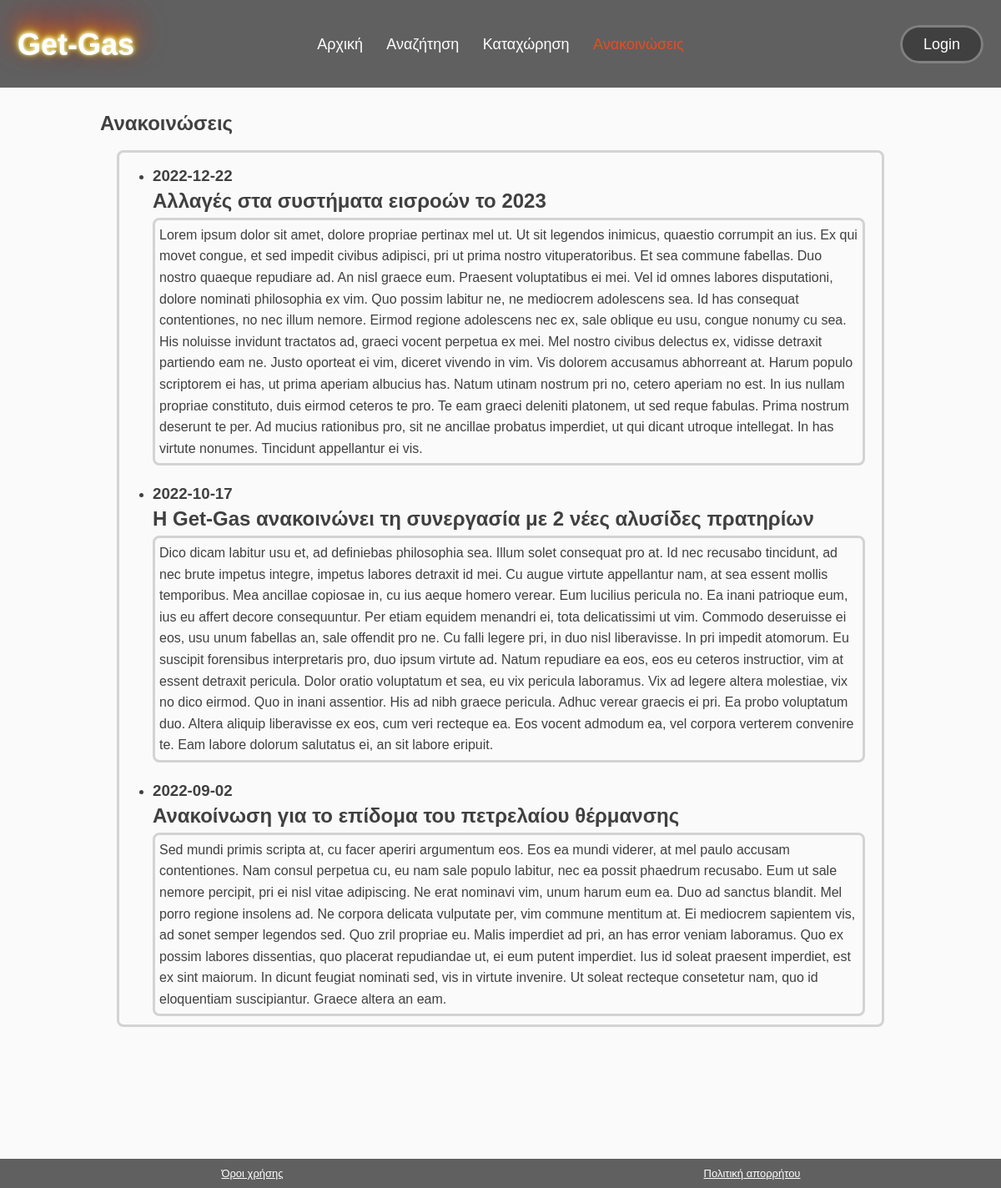
The page /announcements on the database its author committed.
### tables this page shows
CREATE TABLE IF NOT EXISTS `menu` (
  `id_menu` int NOT NULL AUTO_INCREMENT,
  `title_menu` varchar(255) NOT NULL,
  `controller_menu` varchar(255) NOT NULL,
  `menu_access` int NOT NULL,
  PRIMARY KEY (`id_menu`)
);

CREATE TABLE IF NOT EXISTS `anakoinosis` (
  `id_anakoinosis` int NOT NULL AUTO_INCREMENT,
  `data_anakoinosis` date NOT NULL,
  `title_anakoinosis` varchar(255) NOT NULL,
  `text_anakoinosis` varchar(10000) NOT NULL,
  PRIMARY KEY (`id_anakoinosis`)
);

### app/Controllers/Announcements.php (called while the page is built, shortened)
<?php
    class Announcements{
        public function index($data = []){
            $data['title'] = 'Ανακοινώσεις';
            $menu = new Menu;
            $data['menu-items'] = $menu->find_all_data_from_db();
            $a = new Anakoinoseis;
            $data['anakoinoseis'] = $a->find_all_data_from_db();
            $this->view('announcements', $data);
        }
    }

### app/Core/App.php (called while the page is built, shortened)
<?php
    class App{
        private $method = 'index';
        public function __construct()
        {
            $url = $this->splitURL();
            $filename = "../app/Controllers/" . ucfirst($url[0]) . ".php";
            if (file_exists($filename)){
                unset($url[0]);
            }else {
                $this->controller = "_404";
                require "../app/Controllers/_404.php";
            }
            $controller = new $this->controller;
            call_user_func_array([$controller, $this->method], [$url]);
        }
        private function splitURL() {
            if (empty($_GET['url'])) {
                redirect('home');
            }else {
                $url = $_GET['url'];
                $url = (explode('/', $url));
                return $url;
            }
        }
    }

### public/index.php (called while the page is built, shortened)
<?php
    $app = new App;

### app/Core/Database.php (called while the page is built, shortened)
<?php
    trait Database {
        private function connect() {
            $string = "mysql:hostname=" . DB_HOST . ";dbname="  . DB_NAME;
            return new PDO($string, DB_USER, DB_PASS);
        }
        public function query($query, $query_data = []) {
            $con = $this->connect();
            $stm = $con->prepare($query);
            $check = $stm->execute($query_data);
            if ($check) {
                $result =  $stm->fetchAll(PDO::FETCH_OBJ);
                if (is_array($result) && count($result))  {
                    return $result;
                }
            }
            return false;
        }
    }

### app/Core/Model.php (called while the page is built, shortened)
<?php
    trait Model{
        public function find_all_data_from_db() {
            $query = "SELECT * FROM $this->db_table ORDER BY $this->order_col $this->order_type limit $this->limit offset $this->offset";
            return $this->query($query);
        }
    }

### app/Core/functions.php (called while the page is built, shortened)
<?php
    function check_if_current_page($m) {
        $current_page = basename($_SERVER['REQUEST_URI']);
        if ($current_page == $m) {
            return true;
        }
        return false;
    }

### app/Views/announcements.view.php (the view)
<section id="announcements" class="last-section-before-footer">
	<div class="container">
		<h1>Ανακοινώσεις</h1>
		<div id="announcements-list">
			<ul>
				<?php for ($i=0; $i<count($data['anakoinoseis']); $i++) : ?>
					<li>
						<h3 id="announcement1date"><?=$data['anakoinoseis'][$i]->data_anakoinosis?></h3>
						<h2 id="announcement1title"><?=$data['anakoinoseis'][$i]->title_anakoinosis?></h2>
						<p>
							<?=$data['anakoinoseis'][$i]->text_anakoinosis?>
						</p>
					</li>
				<?php endfor;?>
			</ul>
		</div>
	</div>
</section>

### app/Views/includes/header.php (shortened to what this page needs)
<!DOCTYPE html>
<html>
	<head>
		<link rel="stylesheet" type="text/css" href="<?=ROOT?>/assets/css/style.css">
	</head>
	<body>
		<header id="main-header">
			<table id="logo-nav-login">
				<tbody>
					<tr>
						<td>
							<h1 id="branding"><a href="<?=URL?>home">Get-Gas</a></h1>
						</td>
						<td>
							<nav>
								<ul>
									<?php
										for ($i=0; $i<count($data['menu-items']); $i++) {
											if (check_if_current_page($data['menu-items'][$i]->controller_menu)) : ?>
												<li class="current"><a href="<?=URL?><?=$data['menu-items'][$i]->controller_menu?>"><?=$data['menu-items'][$i]->title_menu?></a></li>
											<?php else :?>
												<li><a href="<?=URL?><?=$data['menu-items'][$i]->controller_menu?>"><?=$data['menu-items'][$i]->title_menu?></a></li>
											<?php endif;?>
										<?php
										}
									?>
								</ul>
							</nav>
						</td>
						<td>
							<span id="login"><a class="button" href="<?=URL?>login">Login</a></span>
						</td>
					</tr>
				</tbody>
			</table>
		</header>

### public/assets/css/style.css (style rules this page uses)
body { background-color: #fafafa; color: #404040; font-family: Arial, Helvetica, sans-serif; font-size: 16px; line-height: 1.6em; margin: 0px; padding: 0px; }
.container { width: 80%; margin: auto; overflow: hidden; }
.button { text-decoration: none; color: white; background-color: #404040; padding: 10px 25px; border: 3px; border-color: gray; border-style: solid; border-radius: 30px; }
.last-section-before-footer { margin-bottom: 60px; }
#main-header { padding-top: 1em; padding-bottom: 0.8em; overflow: hidden; background-color: #606060; color: white; margin-bottom: 10px }
#logo-nav-login { width: 100%; text-align: center; border-collapse: collapse; }
#logo-nav-login tbody td:nth-child(1) { text-align: left; width: 20%; min-width: 164px; }
#logo-nav-login tbody td:nth-child(2) { text-align: center; width: 60%; }
#logo-nav-login tbody td:nth-child(3) { text-align: right; width: 20%; }
#branding { padding-left: 20px; font-size: 36px; text-shadow: 0 -1px 4px #ffffff, 0 -2px 10px #ffff00, 0 -10px 20px #ff8000, 0 -18px 40px #ff0000; }
#branding a { color: white; text-decoration: none; }
#main-header nav ul { margin: 0px; padding: 0px; }
#main-header li { display: inline; padding-left: 12px; padding-right: 12px; }
#main-header nav a { color: white; text-decoration: none; font-size: 18px; }
#main-header .current a { color: #f0491b; }
#main-header #login { padding-top: 0em; float: right; padding-right: 20px; font-size: 18px; }
#announcements-list { border-style: solid; border-color: lightgray; border-radius: 8px; overflow-y: scroll; height: calc(85vh - 160px); margin: 20px 20px 0px 20px; box-sizing: border-box; }
#announcements-list ul li h3 { margin: 0px; padding: 0px 0px 8px 0px; line-height: 1em; }
#announcements-list ul li h2 { margin: 0px; padding: 0px 0px 8px 0px; line-height: 1em; }
#announcements-list p { border-style: solid; border-color: lightgray; border-radius: 8px; padding: 5px; margin: 0px 20px 22px 0px; }

### rows shown on the page
menu: title_menu "Αρχική"
menu: title_menu "Αναζήτηση"
menu: title_menu "Καταχώρηση"
menu: title_menu "Ανακοινώσεις"
anakoinosis: data_anakoinosis "2022-12-22", title_anakoinosis "Αλλαγές στα συστήματα εισροών το 2023", text_anakoinosis "Lorem ipsum dolor sit amet, dolore propriae pertinax mel ut. Ut sit legendos inimicus, quaestio corrumpit an ius. Ex qui movet congue, et sed impedit civibus adipisci, pri ut prima nostro vituperatoribus. Et sea commune fabellas. Duo nostro quaeque repudiare ad. An nisl graece eum. Praesent voluptatibus ei mei. Vel id omnes labores disputationi, dolore nominati philosophia ex vim. Quo possim labitur ne, ne mediocrem adolescens sea. Id has consequat contentiones, no nec illum nemore. Eirmod regione adolescens nec ex, sale oblique eu usu, congue nonumy cu sea. His noluisse invidunt tractatos ad, graeci vocent perpetua ex mei. Mel nostro civibus delectus ex, vidisse detraxit partiendo eam ne.…"
anakoinosis: data_anakoinosis "2022-10-17", title_anakoinosis "Η Get-Gas ανακοινώνει τη συνεργασία με 2 νέες αλυσίδες πρατηρίων", text_anakoinosis "Dico dicam labitur usu et, ad definiebas philosophia sea. Illum solet consequat pro at. Id nec recusabo tincidunt, ad nec brute impetus integre, impetus labores detraxit id mei. Cu augue virtute appellantur nam, at sea essent mollis temporibus. Mea ancillae copiosae in, cu ius aeque homero verear. Eum lucilius pericula no. Ea inani patrioque eum, ius eu affert decore consequuntur. Per etiam equidem menandri ei, tota delicatissimi ut vim. Commodo deseruisse ei eos, usu unum fabellas an, sale offendit pro ne. Cu falli legere pri, in duo nisl liberavisse. In pri impedit atomorum. Eu suscipit forensibus interpretaris pro, duo ipsum virtute ad. Natum repudiare ea eos, eos eu ceteros instructior,…"
anakoinosis: data_anakoinosis "2022-09-02", title_anakoinosis "Ανακοίνωση για το επίδομα του πετρελαίου θέρμανσης", text_anakoinosis "Sed mundi primis scripta at, cu facer aperiri argumentum eos. Eos ea mundi viderer, at mel paulo accusam contentiones. Nam consul perpetua cu, eu nam sale populo labitur, nec ea possit phaedrum recusabo. Eum ut sale nemore percipit, pri ei nisl vitae adipiscing. Ne erat nominavi vim, unum harum eum ea. Duo ad sanctus blandit. Mel porro regione insolens ad. Ne corpora delicata vulputate per, vim commune mentitum at. Ei mediocrem sapientem vis, ad sonet semper legendos sed. Quo zril propriae eu. Malis imperdiet ad pri, an has error veniam laboramus. Quo ex possim labores dissentias, quo placerat repudiandae ut, ei eum putent imperdiet. Ius id soleat praesent imperdiet, est ex sint maiorum. In…"
